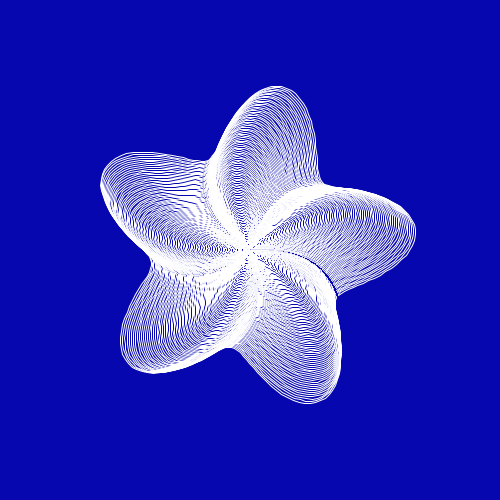
Frame 1 (no input)
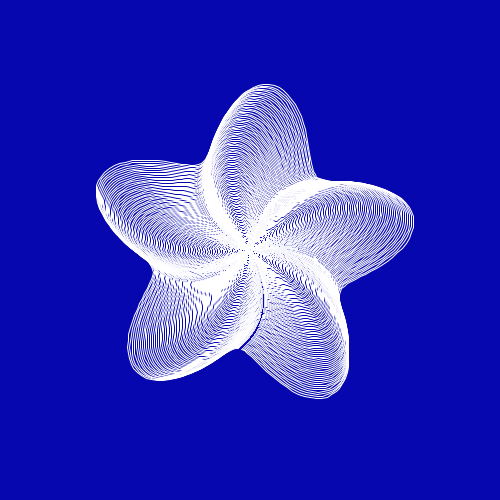
Frame 60 (the mouse pressed at the canvas centre just before this capture)
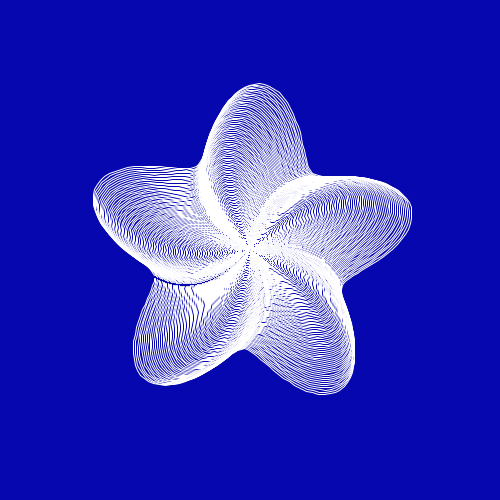
Frame 120 (the mouse held since frame 60 and released just before this capture)

The Processing sketch that drew these frames (run headless with seeded random() and noise(); from frame 60 on, the mouse is pressed at the canvas centre):

// Processing sketch: sketch_23082017
// ── sketch_23082017.pde
Flower[] flower = new Flower[100];
float angle = 0;
float speed = 0.02;
float a = 0;
void setup(){
  size(500,500);
  smooth();
  noFill();
  stroke(255);
  for(int i = 0 ; i < flower.length; i++){
    angle+=0.0001;
    flower[i] = new Flower(i, angle);
  }
}




void draw(){
  background(6,7,175);
  translate(width/2, height/2);
  rotate(a);
  for(int i = 0 ; i < flower.length; i++){
    flower[i].display();
  }
  a = a + speed;
}
// ── Flower.pde
class Flower{
  float n1 = 0.2, n2 = 2.3, n3 = 2.3, m = 5, a = 1, b = 1;
  float total = 200;
  float increment = TWO_PI / total;
  int R;
  float angle;
  Flower(int _rayon, float _angle){
   R = _rayon;
   angle = _angle;
  }
  
  float supershape(float theta){
    
    float part1 = (1 / a) * cos(theta * m / 4);
    part1 = abs(part1);
    part1 = pow(part1, n2);
    
    float part2 = (1 / b) * sin(theta * m / 4);
    part2 = abs(part2);
    part2 = pow(part2, n3);
    
    float part3 = pow(part1 + part2, 1/n1);
    
    if(part3 == 0){
      return 0;
    }
    
    return (1/part3);
  }
  
  void display(){
    rotate(angle);
    beginShape();
    for(float angle = 0; angle < TWO_PI; angle+=increment){
      float r = supershape(angle);
      float x = R * r * cos(angle);
      float y = R * r * sin(angle);
      vertex(x,y);
    }
    endShape();
  }
}
